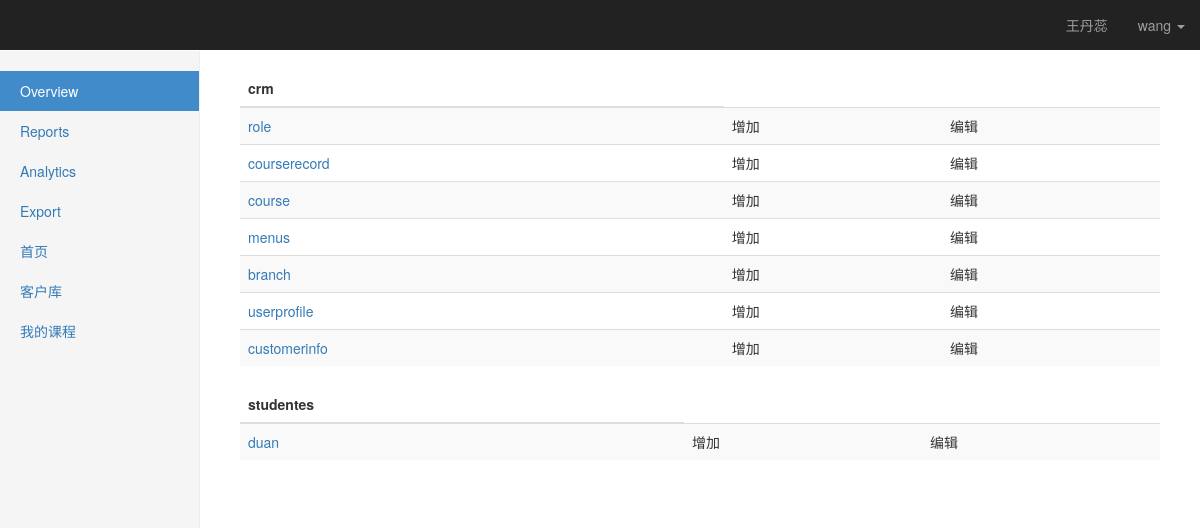
/nbadmin/ (signed in), run on the app's committed database.
### crm/models.py (models this page shows, shortened)
class UserProfile(models.Model):
    user = models.OneToOneField(User,on_delete=models.CASCADE)
    name = models.CharField(max_length=64,verbose_name="姓名")
    role = models.ManyToManyField("Role",blank=True,null=True)

class Menus(models.Model):
    name=models.CharField(max_length=60)
    url_type_choice=((1,'absolute'),(2,'dynamic'))
    url_type=models.SmallIntegerField(choices=url_type_choice,default=0)
    url_name=models.CharField(max_length=128)
    class Meta:
        unique_together=('name','url_name')

### nbadmin/views.py (the view)
@login_required
def app_index(request):
    return render(request,'nbadmin/app_index.html',{'site':site})

### nbadmin/templates/nbadmin/app_index.html
{% extends 'nbadmin/index.html' %}
{% block right_content %}
    {% for app_name,app_tables in site.enabled_admins.items %}
        <table class="table table-striped">
        <thead>
        <tr><th>{{ app_name }}</th></tr>
        </thead>
        <tbody>
        {% for models_name in app_tables %}
             <tr><td><a href="{% url 'table_obj_list' app_name models_name %}">{{ models_name }}</a></td>
                    <td>增加</td>
                    <td>编辑</td>
             </tr>
            {% endfor %}
        </tbody></table>
    {% endfor %}
{% endblock %}

### nbadmin/templates/nbadmin/index.html (shortened to what this page needs)
{% extends 'nbadmin/base.html' %}
{% block body %}
    <body>
    <nav class="navbar navbar-inverse navbar-fixed-top">
      <div class="container-fluid">
        <div class="navbar-header">
          <a class="navbar-brand" href="#">{% block pro_name %}{% endblock %}</a>
        </div>
        <div id="navbar" class="navbar-collapse collapse">
          <ul class="nav navbar-nav navbar-right">
            <li><a href="https://v3.bootcss.com/examples/dashboard/#">{{ request.user.userprofile.name }}</a></li>
              <li class="dropdown">
              <a href="#" class="dropdown-toggle" data-toggle="dropdown" role="button" aria-haspopup="true" aria-expanded="true">{{ request.user.username }} <span class="caret"></span></a>
            </li>
          </ul>
        </div>
      </div>
    </nav>
    <div class="container-fluid">
      <div class="row">
        <div class="col-sm-3 col-md-2 sidebar">
          <ul class="nav nav-sidebar">
            <li class="active"><a href="https://v3.bootcss.com/examples/dashboard/#">Overview <span class="sr-only">(current)</span></a></li>
            <li><a href="https://v3.bootcss.com/examples/dashboard/#">Reports</a></li>
            <li><a href="https://v3.bootcss.com/examples/dashboard/#">Analytics</a></li>
            <li><a href="https://v3.bootcss.com/examples/dashboard/#">Export</a></li>
              {% for role in request.user.userprofile.role.select_related %}
                  {% for menu in role.menus.select_related %}
                  <li><a href="{% if menu.url_type == 1 %}{{ menu.url_name }}{% else %}{% url menu.url_name  %}{% endif %}">{{ menu.name }}</a></li>
                  {% endfor %}
              {% endfor %}
          </ul>
        </div>
        <div class="col-sm-9 col-sm-offset-3 col-md-10 col-md-offset-2 main">
            {% block right_content %}{% endblock %}
        </div>
      </div>
    </div>
</body>
{% endblock %}

### nbadmin/templates/nbadmin/base.html (shortened to what this page needs)
<!DOCTYPE html>
<html lang="zh-CN"><head><meta http-equiv="Content-Type" content="text/html; charset=UTF-8">
    <link href="/static/css/bootstrap.min.css" rel="stylesheet">
    <link href="/static/css/ie10-viewport-bug-workaround.css" rel="stylesheet">
    <link href="/static/css/dashboard.css" rel="stylesheet">
  </head>
  {% block body %}
{% endblock %}
</html>

### static/css/dashboard.css (style rules this page uses)
body { padding-top: 50px; }
.navbar-fixed-top { border: 0; }
.sidebar { display: none; }
@media (min-width: 768px) { .sidebar { position: fixed; top: 51px; bottom: 0; left: 0; z-index: 1000; display: block; padding: 20px; overflow-x: hidden; overflow-y: auto; background-color: #f5f5f5; border-right: 1px solid #eee; } }
.nav-sidebar { margin-right: -21px; margin-bottom: 20px; margin-left: -20px; }
.nav-sidebar > li > a { padding-right: 20px; padding-left: 20px; }
.nav-sidebar > .active > a, .nav-sidebar > .active > a:hover, .nav-sidebar > .active > a:focus { color: #fff; background-color: #428bca; }
.main { padding: 20px; }
@media (min-width: 768px) { .main { padding-right: 40px; padding-left: 40px; } }

### data on the page
Menus: name "首页"
Menus: name "客户库"
Menus: name "我的课程"

### other printed values
{{ request.user.userprofile.name }} "王丹蕊"
{{ request.user.username }} "wang"
{{ app_name }} "crm" "studentes"
{{ models_name }} "role" "courserecord" "course" "menus" "branch" "userprofile" "customerinfo" "duan"
